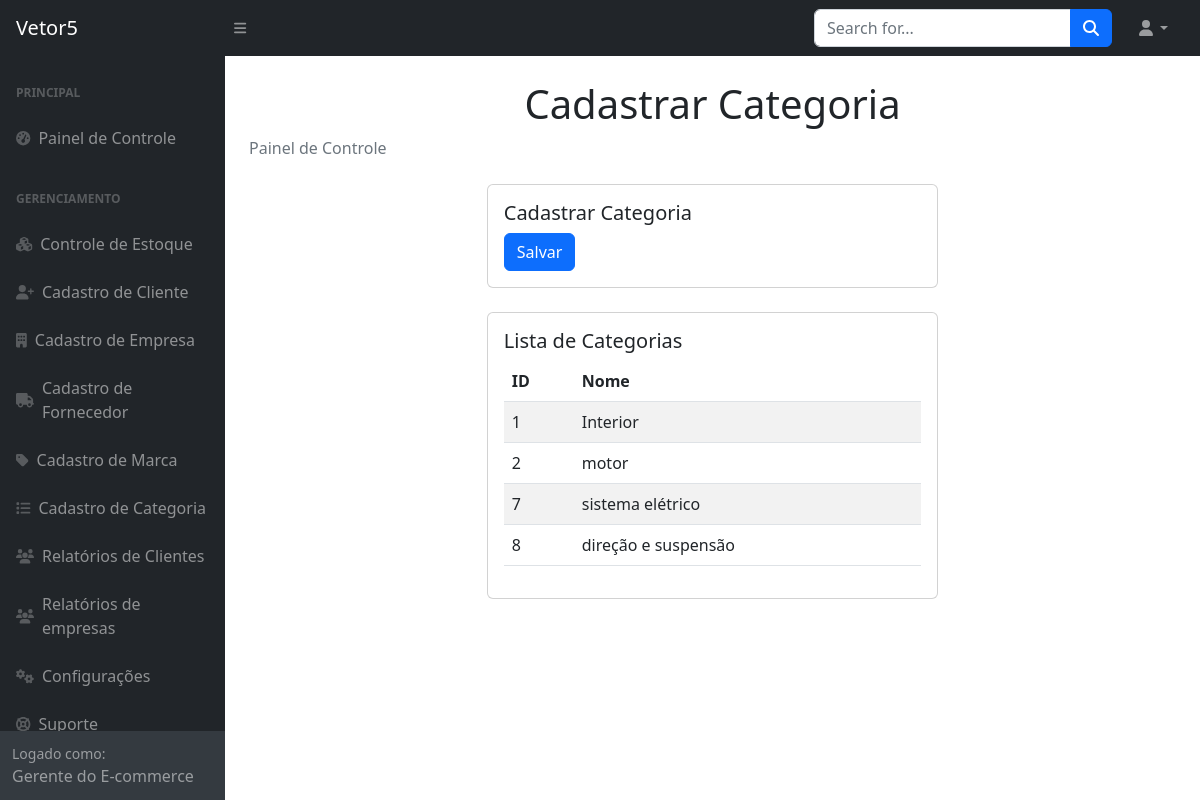
The page /vetor5/categoria/ on the database as committed earlier.
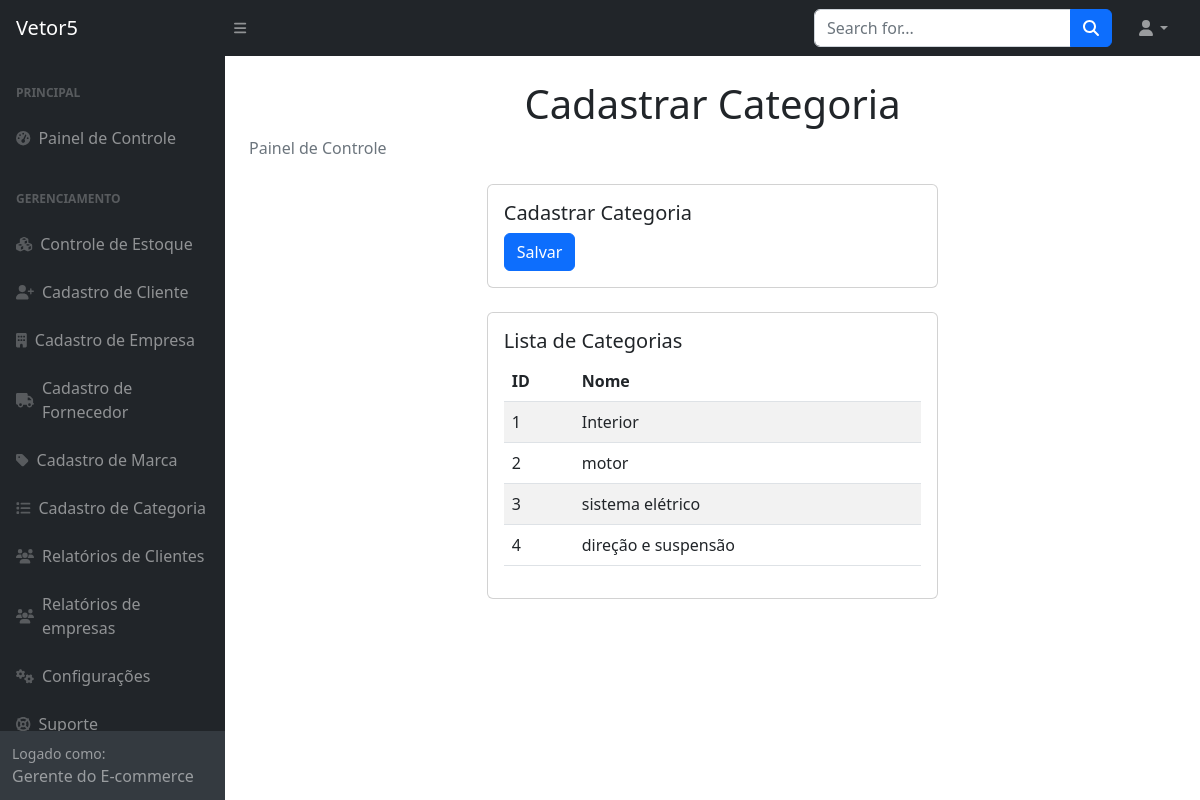
The same page on the database as committed later.
### usuarios/models.py (models this page shows, shortened)
class Categoria_produto(models.Model):
    nome = models.CharField(max_length=40)
    class Meta:
        verbose_name_plural = "Categoria do produto"

### usuarios/views.py (the view)
# urls.py: path('categoria/', views.categoria, name='categoria'),
def categoria(request):
    categorias = Categoria_produto.objects.all()
    return render(request, 'categoria.html', {'categorias': categorias})

### usuarios/templates/categoria.html (shortened to what the changed rows need)
{% load static %}
<!DOCTYPE html>
<html lang="en">
    <head>
        <link href="https://cdn.jsdelivr.net/npm/simple-datatables@7.1.2/dist/style.min.css" rel="stylesheet" />
        <link href="{% static 'css/styles.css' %}" rel="stylesheet" />
    </head>
    <body class="sb-nav-fixed">
        <div id="layoutSidenav">
            <div id="layoutSidenav_content">
                <main>
                    <div class="container-fluid px-4">
                        <h1 class="mt-4 text-center">Cadastrar Categoria</h1>
                        <section class="section">
                            <div class="row justify-content-center">
                                <div class="col-lg-6">
                                    <div class="card mt-4">
                                        <div class="card-body">
                                            <div class="table-responsive">
                                                <table class="table table-striped">
                                                    <thead>
                                                        <tr>
                                                            <th scope="col">ID</th>
                                                            <th scope="col">Nome</th>
                                                        </tr>
                                                    </thead>
                                                    <tbody>
                                                        {% for categoria in categorias %}
                                                            <tr>
                                                                <td>{{ categoria.id }}</td>
                                                                <td>{{ categoria.nome }}</td>
                                                            </tr>
                                                        {% endfor %}
                                                    </tbody>
                                                </table>
                                            </div>
                                        </div>
                                    </div>
                                </div>
                            </div>
                        </section>
                    </div>
                </main>
            </div>
        </div>
    </body>
</html>

Rows that differ between the two databases and show on the page:
removed Categoria_produto: id "7", nome "sistema elétrico"
removed Categoria_produto: id "8", nome "direção e suspensão"
added Categoria_produto: id "3", nome "sistema elétrico"
added Categoria_produto: id "4", nome "direção e suspensão"
